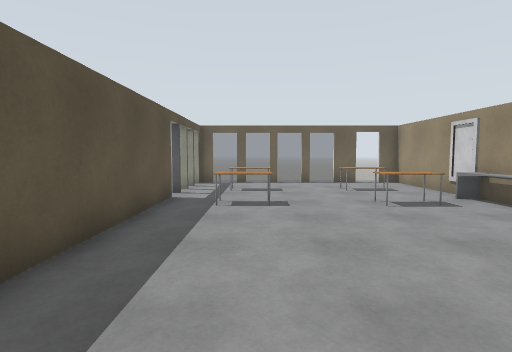
[1] (above)

12 first-person views from a walk through a robot-simulator world made for Gazebo. The camera is 1.3 m above the floor, tilts 4° down and sees 80° across. The floor is counted in squares, 1 m on a side. Each view is taken from the middle of a square. On the plan, view 1 faces up. The plan holds only what a view shows up to about 14 squares ahead; the rest is blank. Robots are left out. Gazebo's built-in surfaces are drawn with simple patterns.

[2]
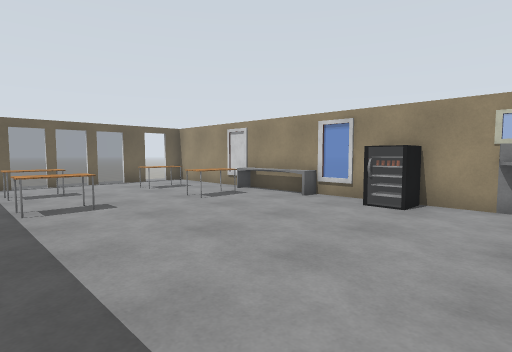

[3]
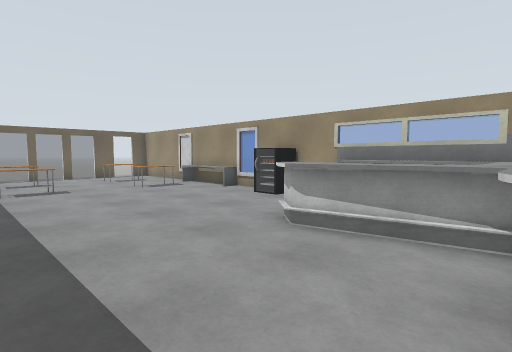

[4]
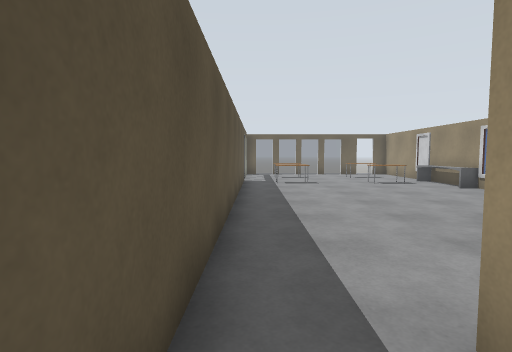

[5]
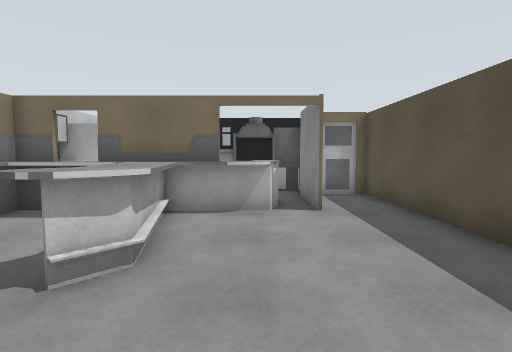

[6]
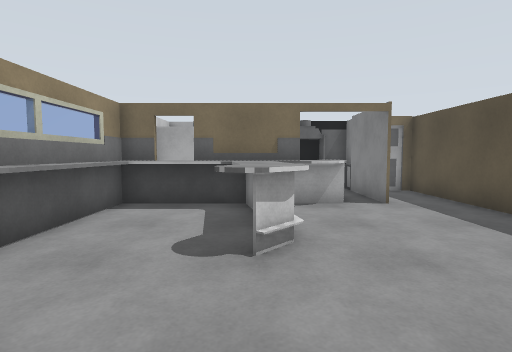

[7]
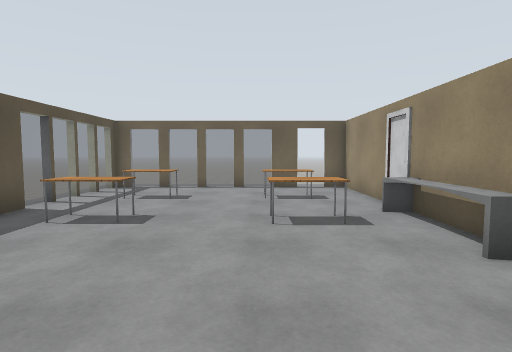

[8]
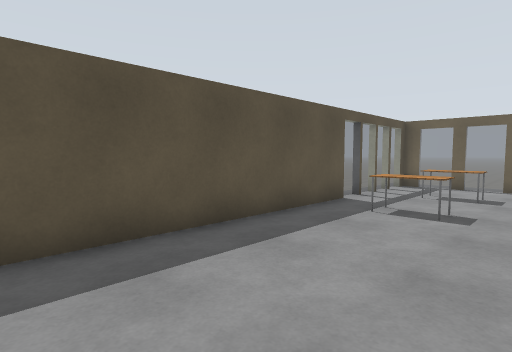

[9]
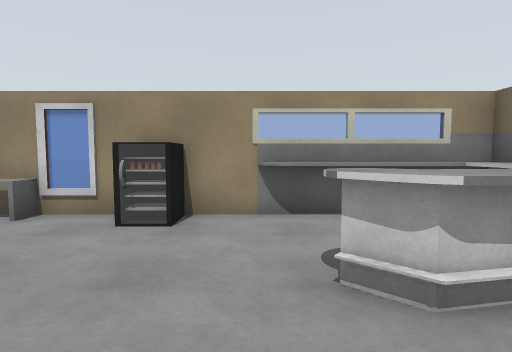

[10]
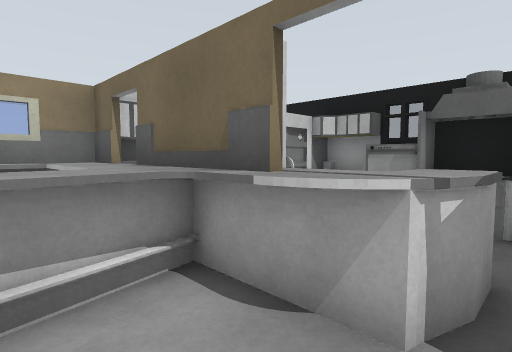

[11]
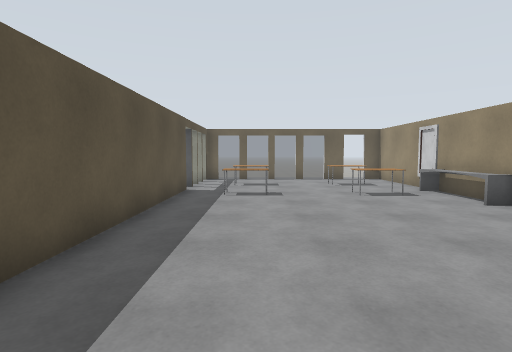

[12]
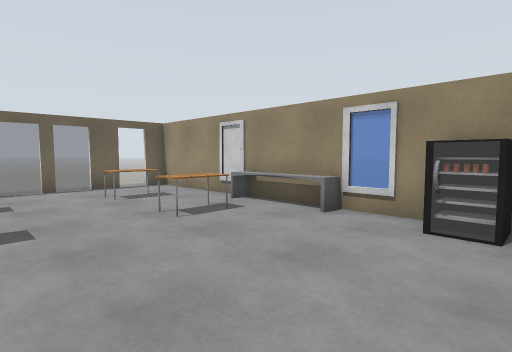

### Floor plan
Key: @ floor where view 1 was taken; # wall or solid block; . main floor; - floor 0.25 m lower than the main floor; = window, fence, low wall or low ledge; T table.
Columns run from 3 left of view 1 to 7 right of it. Each row starts with its distance up from view 1.
 15  .........
 14 #======#.##
 13 =.........#
 12 =.TT...T..#
 11 =.TT..TT..#
 10 =.........=
  9 #........=#
  8 #.TT..TT.=-
  7 #........=-
  6 #........=#
  5 #.........=
  4 #.........#
  3 #........=#
  2 #.........#
  1 #.........#
  0 #..@..#..##
 -1 #.....=..#
 -2 #.....=..#
 -3 #.....=###
 -4 #..#=#####
 -5 #..###  ##
 -6 #..##   ##
 -7 #####  #
 -8   ######
 -9    #####

Where each view was taken, in squares from view 1:
view 1: 0 up, 0 right, facing up
view 2: 0 up, 2 left, facing up-right
view 3: 4 down, 2 left, facing up-right
view 4: 6 down, 2 left, facing up
view 5: 3 up, 1 right, facing down
view 6: 4 up, 3 right, facing down
view 7: 2 up, 3 right, facing up
view 8: 1 up, 2 right, facing up-left
view 9: 1 up, 0 right, facing right
view 10: 2 down, 0 right, facing down-right
view 11: 2 down, 0 right, facing up
view 12: 2 up, 0 right, facing up-right
